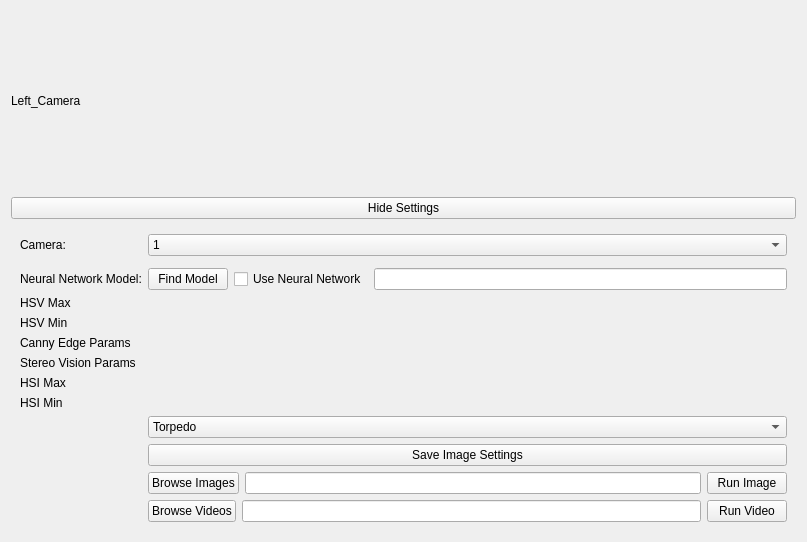
<?xml version="1.0" encoding="UTF-8"?>
<ui version="4.0">
 <class>ComputerVisionWidget</class>
 <widget class="QWidget" name="ComputerVisionWidget">
  <property name="geometry">
   <rect>
    <x>0</x>
    <y>0</y>
    <width>807</width>
    <height>542</height>
   </rect>
  </property>
  <property name="windowTitle">
   <string>Form</string>
  </property>
  <layout class="QHBoxLayout" name="horizontalLayout">
   <item>
    <layout class="QVBoxLayout" name="verticalLayout_2">
     <item>
      <layout class="QHBoxLayout" name="horizontalLayout_2">
       <property name="spacing">
        <number>6</number>
       </property>
       <item>
        <widget class="QLabel" name="Left_Camera">
         <property name="enabled">
          <bool>true</bool>
         </property>
         <property name="minimumSize">
          <size>
           <width>30</width>
           <height>30</height>
          </size>
         </property>
         <property name="text">
          <string>Left_Camera</string>
         </property>
         <property name="scaledContents">
          <bool>true</bool>
         </property>
        </widget>
       </item>
      </layout>
     </item>
     <item>
      <widget class="QPushButton" name="hideSettingsButton">
       <property name="text">
        <string>Hide Settings</string>
       </property>
      </widget>
     </item>
     <item>
      <layout class="QVBoxLayout" name="verticalLayout_3">
       <item>
        <widget class="QWidget" name="settingsWidget" native="true">
         <property name="sizePolicy">
          <sizepolicy hsizetype="Preferred" vsizetype="Preferred">
           <horstretch>0</horstretch>
           <verstretch>0</verstretch>
          </sizepolicy>
         </property>
         <layout class="QGridLayout" name="gridLayout">
          <item row="1" column="0">
           <layout class="QFormLayout" name="formLayout_2">
            <property name="fieldGrowthPolicy">
             <enum>QFormLayout::AllNonFixedFieldsGrow</enum>
            </property>
            <item row="1" column="0">
             <widget class="QLabel" name="label">
              <property name="text">
               <string>Camera:</string>
              </property>
             </widget>
            </item>
            <item row="1" column="1">
             <widget class="QComboBox" name="selectCameraCB">
              <item>
               <property name="text">
                <string>1</string>
               </property>
              </item>
              <item>
               <property name="text">
                <string>2</string>
               </property>
              </item>
              <item>
               <property name="text">
                <string>3</string>
               </property>
              </item>
              <item>
               <property name="text">
                <string>4</string>
               </property>
              </item>
              <item>
               <property name="text">
                <string>1 &amp; 2 disparity</string>
               </property>
              </item>
              <item>
               <property name="text">
                <string>3 &amp; 4 disparity</string>
               </property>
              </item>
             </widget>
            </item>
            <item row="3" column="0">
             <widget class="QLabel" name="label_3">
              <property name="text">
               <string>Neural Network Model:</string>
              </property>
             </widget>
            </item>
            <item row="5" column="0">
             <widget class="QLabel" name="label_2">
              <property name="text">
               <string>HSV Max</string>
              </property>
             </widget>
            </item>
            <item row="5" column="1">
             <layout class="QHBoxLayout" name="horizontalLayout_9"/>
            </item>
            <item row="7" column="0">
             <widget class="QLabel" name="label_4">
              <property name="text">
               <string>HSV Min</string>
              </property>
             </widget>
            </item>
            <item row="7" column="1">
             <layout class="QHBoxLayout" name="horizontalLayout_10"/>
            </item>
            <item row="8" column="0">
             <widget class="QLabel" name="label_5">
              <property name="text">
               <string>Canny Edge Params</string>
              </property>
             </widget>
            </item>
            <item row="8" column="1">
             <layout class="QHBoxLayout" name="horizontalLayout_4"/>
            </item>
            <item row="9" column="0">
             <widget class="QLabel" name="label_6">
              <property name="text">
               <string>Stereo Vision Params</string>
              </property>
             </widget>
            </item>
            <item row="9" column="1">
             <layout class="QHBoxLayout" name="horizontalLayout_11">
              <item>
               <layout class="QVBoxLayout" name="verticalLayout_8">
                <item>
                 <layout class="QHBoxLayout" name="horizontalLayout_8"/>
                </item>
                <item>
                 <layout class="QHBoxLayout" name="horizontalLayout_7"/>
                </item>
                <item>
                 <layout class="QHBoxLayout" name="horizontalLayout_6"/>
                </item>
                <item>
                 <layout class="QHBoxLayout" name="horizontalLayout_5"/>
                </item>
                <item>
                 <layout class="QHBoxLayout" name="horizontalLayout_15"/>
                </item>
                <item>
                 <layout class="QHBoxLayout" name="horizontalLayout_13"/>
                </item>
               </layout>
              </item>
             </layout>
            </item>
            <item row="12" column="1">
             <widget class="QComboBox" name="missionList">
              <property name="layoutDirection">
               <enum>Qt::LeftToRight</enum>
              </property>
              <item>
               <property name="text">
                <string>Torpedo</string>
               </property>
              </item>
              <item>
               <property name="text">
                <string>Dropper</string>
               </property>
              </item>
              <item>
               <property name="text">
                <string>Red Buoy</string>
               </property>
              </item>
              <item>
               <property name="text">
                <string>Green Buoy</string>
               </property>
              </item>
              <item>
               <property name="text">
                <string>Yellow Anchor</string>
               </property>
              </item>
             </widget>
            </item>
            <item row="13" column="1">
             <layout class="QHBoxLayout" name="horizontalLayout_3">
              <item>
               <widget class="QPushButton" name="saveImageSettingsButton">
                <property name="text">
                 <string>Save Image Settings</string>
                </property>
               </widget>
              </item>
             </layout>
            </item>
            <item row="14" column="1">
             <layout class="QHBoxLayout" name="horizontalLayout_12">
              <item>
               <widget class="QPushButton" name="useImageButton">
                <property name="text">
                 <string>Browse Images</string>
                </property>
               </widget>
              </item>
              <item>
               <widget class="QLineEdit" name="imagePathLineEdit"/>
              </item>
              <item>
               <widget class="QPushButton" name="runImageButton">
                <property name="text">
                 <string>Run Image</string>
                </property>
               </widget>
              </item>
             </layout>
            </item>
            <item row="16" column="1">
             <layout class="QHBoxLayout" name="horizontalLayout_14">
              <item>
               <widget class="QPushButton" name="useVideoButton">
                <property name="text">
                 <string>Browse Videos</string>
                </property>
               </widget>
              </item>
              <item>
               <widget class="QLineEdit" name="videoPathLineEdit"/>
              </item>
              <item>
               <widget class="QPushButton" name="runVideoButton">
                <property name="text">
                 <string>Run Video</string>
                </property>
               </widget>
              </item>
             </layout>
            </item>
            <item row="2" column="1">
             <layout class="QHBoxLayout" name="horizontalLayout_16"/>
            </item>
            <item row="3" column="1">
             <layout class="QHBoxLayout" name="horizontalLayout_17">
              <item>
               <widget class="QPushButton" name="findModelButton">
                <property name="text">
                 <string>Find Model</string>
                </property>
               </widget>
              </item>
              <item>
               <widget class="QCheckBox" name="useNNCheckBox">
                <property name="text">
                 <string>Use Neural Network</string>
                </property>
               </widget>
              </item>
              <item>
               <widget class="QLineEdit" name="modelPathLineEdit"/>
              </item>
             </layout>
            </item>
            <item row="10" column="1">
             <layout class="QHBoxLayout" name="hsiMaxLayout"/>
            </item>
            <item row="10" column="0">
             <widget class="QLabel" name="label_7">
              <property name="text">
               <string>HSI Max</string>
              </property>
             </widget>
            </item>
            <item row="11" column="1">
             <layout class="QHBoxLayout" name="hsiMinLayout"/>
            </item>
            <item row="11" column="0">
             <widget class="QLabel" name="label_8">
              <property name="text">
               <string>HSI Min</string>
              </property>
             </widget>
            </item>
           </layout>
          </item>
         </layout>
        </widget>
       </item>
      </layout>
     </item>
    </layout>
   </item>
  </layout>
 </widget>
 <resources/>
 <connections/>
</ui>
